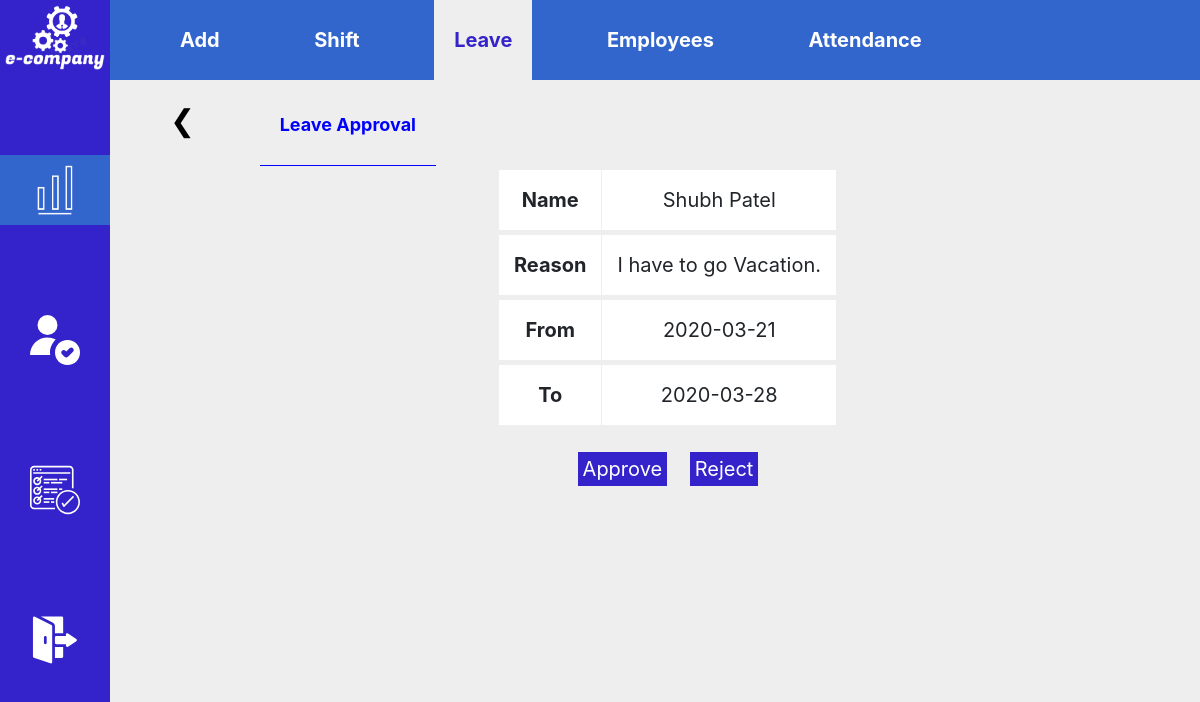
The page /manager/leaveaction.php?id=10 (signed in) on the database its author committed.
### tables this page shows
CREATE TABLE `leavetab` (
  `l_id` int(15) NOT NULL,
  `l_desc` text NOT NULL,
  `l_startdate` date NOT NULL,
  `l_todate` date NOT NULL,
  `l_applyid` int(15) NOT NULL,
  `l_applyname` varchar(30) NOT NULL,
  `l_approveid` int(15) NOT NULL,
  `l_approvename` varchar(30) NOT NULL,
  `l_status` varchar(20) NOT NULL
);

### manager/leaveaction.php (the view, shortened to what this page needs)
<?php
    include '../forset.php';
    $s_query = "SELECT * FROM leavetab WHERE l_id = '".$_GET['id']."';";
    $q_run = mysqli_query($conn, $s_query);
    $row = mysqli_fetch_array($q_run);
    $name = $row['l_applyname'];
    $leavedesc = $row['l_desc'];
    $leavestart = $row['l_startdate'];
    $levaeto = $row['l_todate'];
    $id = $row['l_id'];
?>
<!DOCTYPE html>
<html lang="en">
    <head>
        <link rel="stylesheet" href="../css/da.css">
        <link rel="stylesheet" href="https://stackpath.bootstrapcdn.com/bootstrap/4.4.1/css/bootstrap.min.css">
    </head>
    <body style="background-color: #EEEEEE;">
        <div class="fpilore">
            <center>
                <img src="../image/logo1.png" alt="noimage" class="dlogo">
            </center>
            <center>
                <li class="fbut" title="Modules" style="background-color: #3366CC;">
                    <img src="../image/p1.png" alt="nobutton" class="fbutim" >
                </li>
            </center>
            <center>
                <a href="M_dashboard.php">
                    <li class="fbut" title="User Profile">
                        <img src="../image/p2.svg" alt="nobutton" class="fbutim">
                    </li>
                </a>
            </center>
            <center>
                <a href="taskmanager.php">
                    <li class="fbut" title="Task Manager">
                        <img src="../image/p4.svg" alt="nobutton" class="fbutim">
                    </li>
                </a>
            </center>
            <center>
                <a href="../logout.php">
                    <li class="fbut" title="Logout">
                        <img src="../image/p3.svg" alt="nobutton" class="fbutim">
                    </li>
                </a>
            </center>
        </div>
        <div class="module">
            <a href="addemp.php"><li class="modany">Add</li></a>
            <a href="shift.php"><li class="modany">Shift</li></a>
            <li class="modany" style="background-color: #EEEEEE; color: #3423CA;">Leave</li>
            <a href="allemp.php"><li class="modany">Employees</li></a>
            <a href="empattendance.php"><li class="modany">Attendance</li></a>
        </div>
        <div class="module1">
            <a href="leaveapprov.php"><li class="modany1" style="font-size : 30px;"><span>&#10094;</span></li></a>
            <li class="modany1" style="font-weight : bolder; color : blue; border-bottom : 1px solid blue">Leave Approval</li>
        </div>
        <div class="ghar">
            <center>
                <table class="csgo">
                    <tr class="jinda">
                        <td class="csgohd">Name</td>
                        <td class="csgohd1"><?php echo $name ?></td>
                    </tr>
                    <tr class="jinda">
                        <td class="csgohd">Reason</td>
                        <td class="csgohd1"><?php echo $leavedesc ?></td>
                    </tr>
                    <tr class="jinda">
                        <td class="csgohd">From</td>
                        <td class="csgohd1"><?php echo $leavestart ?></td>
                    </tr>
                    <tr class="jinda">
                        <td class="csgohd">To</td>
                        <td class="csgohd1"><?php echo $levaeto ?></td>
                    </tr>
                </table><br>
                <a href="ap.php?id=<?php echo $id ?>" class="jaha1">Approve</a>&nbsp;&nbsp;&nbsp;&nbsp;
                <a href="noap.php?id=<?php echo $id ?>" class="jaha1">Reject</a>
            </center>
        </div>
    </body>
</html>

### css/da.css (style rules this page uses)
* { margin: 0px; padding: 0px; }
.fpilore { background-color: #3423CA; color: white; height: 100vh; width: 110px; float: left; position: fixed; z-index: 999; }
.dlogo { width: 100px; margin: 5px; }
.fbut { margin-top: 80px; list-style-type: none; padding: 10px; cursor: pointer; background-color: #3423ca; }
.fbutim { height: 50px; }
.module { position: fixed; margin-left: 110px; width: 100%; height: 10vh; background-color: #3366CC; line-height: 10vh; float: left; display: block; z-index: 998; }
.module1 { position: fixed; margin-top: 10vh; margin-left: 110px; height: 10vh; line-height: 10vh; float: left; display: block; background-color: #EEEEEE; }
.modany { display: inline-block; cursor: pointer; list-style-type: none; color: white; font-weight: bolder; font-size: 20px; margin-left: 50px; padding-right: 20px; padding-left: 20px; transition: all 0.5s; }
.modany1 { display: inline-block; cursor: pointer; list-style-type: none; color: black; font-size: 18px; margin-left: 40px; padding-right: 20px; padding-left: 20px; transition: all 0.5s; }
.ghar { margin-left: 110px; float: left; width: 93%; background-color: #EEEEEE; }
.csgo { margin-top: 170px; font-size: 20px; background-color: white; }
.jinda { text-align: center; border-bottom-style: solid; border-bottom-width: 5px; border-bottom-color: #EEEEEE; }
.csgohd { padding: 15px; font-weight: bolder; border-right-width: 1px; border-right-style: solid; border-right-color: #EEEEEE; }
.csgohd1 { padding: 15px; border-right-width: 1px; border-right-style: solid; border-right-color: #EEEEEE; }
.jaha1 { background-color: #3423ca; color: white; padding: 5px; font-size: 20px; }

### rows shown on the page
leavetab: l_applyname "Shubh Patel", l_desc "I have to go Vacation.", l_startdate "2020-03-21", l_todate "2020-03-28"
